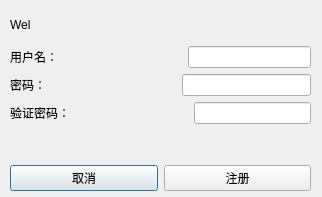
<?xml version="1.0" encoding="UTF-8"?>
<ui version="4.0">
 <class>Dialog</class>
 <widget class="QDialog" name="Dialog">
  <property name="geometry">
   <rect>
    <x>0</x>
    <y>0</y>
    <width>322</width>
    <height>197</height>
   </rect>
  </property>
  <property name="windowTitle">
   <string>Dialog</string>
  </property>
  <widget class="QWidget" name="verticalLayoutWidget">
   <property name="geometry">
    <rect>
     <x>10</x>
     <y>10</y>
     <width>301</width>
     <height>181</height>
    </rect>
   </property>
   <layout class="QVBoxLayout" name="verticalLayout">
    <item>
     <widget class="QLabel" name="label">
      <property name="text">
       <string>Wel</string>
      </property>
     </widget>
    </item>
    <item>
     <layout class="QHBoxLayout" name="horizontalLayout">
      <item>
       <widget class="QLabel" name="label_2">
        <property name="text">
         <string>用户名：</string>
        </property>
       </widget>
      </item>
      <item>
       <spacer name="horizontalSpacer">
        <property name="orientation">
         <enum>Qt::Horizontal</enum>
        </property>
        <property name="sizeHint" stdset="0">
         <size>
          <width>40</width>
          <height>20</height>
         </size>
        </property>
       </spacer>
      </item>
      <item>
       <widget class="QLineEdit" name="lineEdit"/>
      </item>
     </layout>
    </item>
    <item>
     <layout class="QHBoxLayout" name="horizontalLayout_2">
      <item>
       <widget class="QLabel" name="label_3">
        <property name="text">
         <string>密码：</string>
        </property>
       </widget>
      </item>
      <item>
       <spacer name="horizontalSpacer_2">
        <property name="orientation">
         <enum>Qt::Horizontal</enum>
        </property>
        <property name="sizeHint" stdset="0">
         <size>
          <width>40</width>
          <height>20</height>
         </size>
        </property>
       </spacer>
      </item>
      <item>
       <widget class="QLineEdit" name="lineEdit_2"/>
      </item>
     </layout>
    </item>
    <item>
     <layout class="QHBoxLayout" name="horizontalLayout_3">
      <item>
       <widget class="QLabel" name="label_4">
        <property name="text">
         <string>验证密码：</string>
        </property>
       </widget>
      </item>
      <item>
       <spacer name="horizontalSpacer_3">
        <property name="orientation">
         <enum>Qt::Horizontal</enum>
        </property>
        <property name="sizeHint" stdset="0">
         <size>
          <width>40</width>
          <height>20</height>
         </size>
        </property>
       </spacer>
      </item>
      <item>
       <widget class="QLineEdit" name="lineEdit_3">
        <property name="contextMenuPolicy">
         <enum>Qt::PreventContextMenu</enum>
        </property>
       </widget>
      </item>
     </layout>
    </item>
    <item>
     <widget class="QLabel" name="label_5">
      <property name="font">
       <font>
        <family>Lucida Grande</family>
       </font>
      </property>
      <property name="contextMenuPolicy">
       <enum>Qt::DefaultContextMenu</enum>
      </property>
      <property name="text">
       <string/>
      </property>
      <property name="alignment">
       <set>Qt::AlignCenter</set>
      </property>
     </widget>
    </item>
    <item>
     <layout class="QHBoxLayout" name="horizontalLayout_4">
      <item>
       <widget class="QPushButton" name="pushButton_2">
        <property name="text">
         <string>取消</string>
        </property>
       </widget>
      </item>
      <item>
       <widget class="QPushButton" name="pushButton">
        <property name="text">
         <string>注册</string>
        </property>
       </widget>
      </item>
     </layout>
    </item>
   </layout>
  </widget>
 </widget>
 <resources/>
 <connections/>
</ui>
